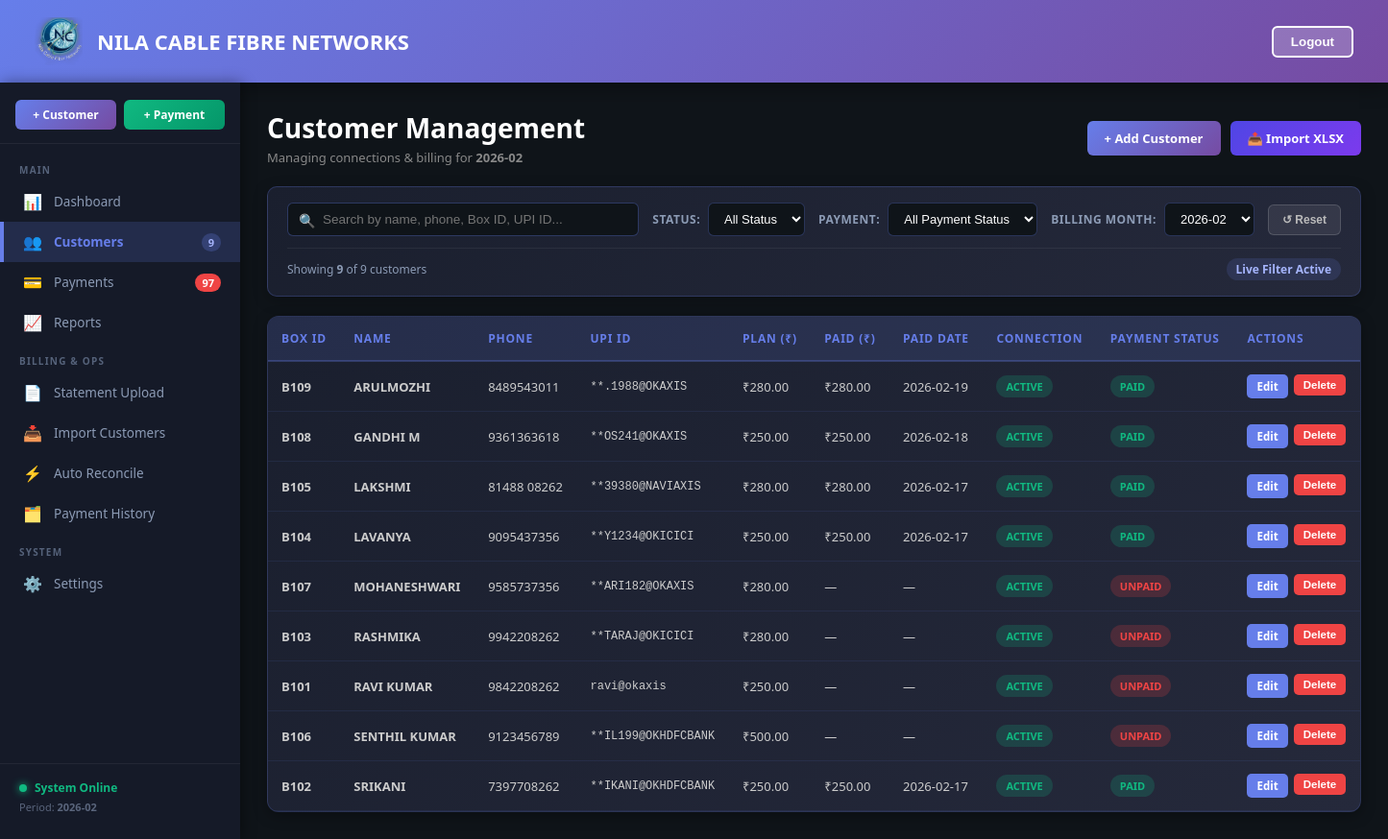
Page /customers on the committed database.
### tables this page shows
CREATE TABLE customer (
    customer_id INTEGER PRIMARY KEY AUTOINCREMENT,
    box_id TEXT UNIQUE NOT NULL,
    name TEXT NOT NULL,
    phone TEXT NOT NULL,
    phone_number TEXT NOT NULL,
    subscription REAL NOT NULL,
    status TEXT NOT NULL,
    paid_status TEXT NOT NULL DEFAULT 'unpaid',
    connection_id TEXT,
    plan_amount REAL,
    upi_id TEXT
);

CREATE TABLE payment (
    payment_id INTEGER PRIMARY KEY AUTOINCREMENT,
    customer_id INTEGER,
    phone TEXT,
    amount REAL NOT NULL,
    payment_date TEXT NOT NULL,
    month TEXT NOT NULL,
    upi_id TEXT,
    transaction_id TEXT UNIQUE,
    status TEXT NOT NULL,
    FOREIGN KEY(customer_id) REFERENCES customer(customer_id)
);

### app.py (the view)
@app.route("/customers")
def customers():
    available_months = get_available_months()
    customers_list = get_all_customers()
    enhanced = []
    requested_month = request.args.get("month", "").strip()
    month = requested_month or get_default_billing_month()
    for c in customers_list:
        cust = dict(c)
        cust['txn_id_from_payment'] = ''
        cust['payment_amount'] = ''
        cust['payment_month'] = month
        cust['payment_date'] = ''
        payment = get_paid_payment_for_customer(cust['customer_id'], month)
        if payment:
            cust['txn_id_from_payment'] = payment['transaction_id']
            cust['payment_amount'] = payment['amount']
            cust['payment_date'] = payment['payment_date']
            if cust.get('paid_status') != 'paid':
                conn = get_db_connection()
                conn.execute("UPDATE customer SET paid_status='paid' WHERE customer_id=?", (cust['customer_id'],))
                conn.commit()
                conn.close()
            cust['paid_status'] = 'paid'
        else:
            cust['paid_status'] = 'unpaid'
        enhanced.append(cust)
    conn = get_db_connection()
    pending_row = conn.execute("SELECT COUNT(*) as cnt FROM payment WHERE status IN ('Needs Verification', 'Unidentified Payment')").fetchone()
    pending_review_count = pending_row['cnt'] if pending_row else 0
    active_row = conn.execute("SELECT COUNT(*) as cnt FROM customer WHERE LOWER(status) = 'active'").fetchone()
    active_customers_count = active_row['cnt'] if active_row else 0
    conn.close()
    return render_template(
        "view_customers.html",
        customers=enhanced,
        selected_month=month,
        available_months=available_months,
        pending_review_count=pending_review_count,
        active_customers_count=active_customers_count
    )

### app.py (called while the page is built)
def get_db_connection():
    conn = sqlite3.connect(DATABASE, timeout=30.0)
    conn.execute("PRAGMA journal_mode=WAL;")
    conn.execute("PRAGMA busy_timeout = 30000;")
    conn.row_factory = sqlite3.Row
    return conn

def normalize_customer_row(row):
    if not row:
        return None
    data = dict(row)
    data['customer_id'] = data.get('customer_id') or data.get('id')
    data['id'] = data['customer_id']
    data['phone'] = data.get('phone_number') or data.get('phone')
    data['plan_amount'] = data.get('plan_amount') or data.get('subscription')
    return data

def get_all_customers():
    conn = get_db_connection()
    rows = conn.execute('SELECT * FROM customer ORDER BY name').fetchall()
    conn.close()
    return [normalize_customer_row(r) for r in rows]

def get_paid_payment_for_customer(customer_id, month):
    conn = get_db_connection()
    payment = conn.execute(
        '''
        SELECT *
        FROM payment
        WHERE customer_id = ? AND month = ? AND status = ?
        ORDER BY payment_date DESC, payment_id DESC
        LIMIT 1
        ''',
        (customer_id, month, 'Paid')
    ).fetchone()
    conn.close()
    return payment

def get_latest_paid_month():
    conn = get_db_connection()
    row = conn.execute("SELECT MAX(month) as m FROM payment WHERE status = ?", ('Paid',)).fetchone()
    conn.close()
    return (row['m'] if row and row['m'] else None)

def get_default_billing_month():
    return get_latest_paid_month() or datetime.now().strftime('%Y-%m')

def get_available_months():
    conn = get_db_connection()
    rows = conn.execute("SELECT DISTINCT month FROM payment WHERE month IS NOT NULL AND month != '' ORDER BY month DESC").fetchall()
    conn.close()
    months = [r['month'] for r in rows if r['month']]
    current = datetime.now().strftime('%Y-%m')
    if current not in months:
        months.append(current)
    return sorted(list(set(months)), reverse=True)

### templates/view_customers.html (shortened to what this page needs)
<!DOCTYPE html>
<html lang="en">
<head>
</head>
<body>
    <header>
        <div class="header-left">
            <div class="logo-small"><img src="{{ url_for('static', filename='nila_logo.png') }}" alt="Nila Cable logo"></div>
            <h1>NILA CABLE FIBRE NETWORKS</h1>
        </div>
        <div class="header-right">
            <button onclick="logout()">Logout</button>
        </div>
    </header>
    <div class="container">
        <div class="sidebar">
            <div class="sidebar-quick-actions">
                <a href="/add-customer" class="quick-btn">+ Customer</a>
                <a href="/add-payment" class="quick-btn accent">+ Payment</a>
            </div>
            <div class="nav-section-title">MAIN</div>
            <div class="nav-item" data-route="/dashboard" onclick="navigateTo('/dashboard')">
                <span class="nav-icon">📊</span>
                <span class="nav-label">Dashboard</span>
            </div>
            <div class="nav-item" data-route="/customers" onclick="navigateTo('/customers')">
                <span class="nav-icon">👥</span>
                <span class="nav-label">Customers</span>
                {% if active_customers_count is defined and active_customers_count %}
                <span class="nav-badge count">{{ active_customers_count }}</span>
                {% endif %}
            </div>
            <div class="nav-item" data-route="/payments" onclick="navigateTo('/payments')">
                <span class="nav-icon">💳</span>
                <span class="nav-label">Payments</span>
                {% if pending_review_count is defined and pending_review_count > 0 %}
                <span class="nav-badge alert" title="{{ pending_review_count }} payments need verification">{{ pending_review_count }}</span>
                {% endif %}
            </div>
            <div class="nav-item" data-route="/reports" onclick="navigateTo('/reports')">
                <span class="nav-icon">📈</span>
                <span class="nav-label">Reports</span>
            </div>
            <div class="nav-section-title">BILLING & OPS</div>
            <div class="nav-item" data-route="/upload_statement" onclick="navigateTo('/upload_statement')">
                <span class="nav-icon">📄</span>
                <span class="nav-label">Statement Upload</span>
            </div>
            <div class="nav-item" data-route="/upload-customers" onclick="navigateTo('/upload-customers')">
                <span class="nav-icon">📥</span>
                <span class="nav-label">Import Customers</span>
            </div>
            <div class="nav-item" data-route="/process_payments" onclick="navigateTo('/process_payments')">
                <span class="nav-icon">⚡</span>
                <span class="nav-label">Auto Reconcile</span>
            </div>
            <div class="nav-item" data-route="/payment_history" onclick="navigateTo('/payment_history')">
                <span class="nav-icon">🗂️</span>
                <span class="nav-label">Payment History</span>
            </div>
            <div class="nav-section-title">SYSTEM</div>
            <div class="nav-item" data-route="/settings" onclick="navigateTo('/settings')">
                <span class="nav-icon">⚙️</span>
                <span class="nav-label">Settings</span>
            </div>
            <div class="sidebar-footer">
                <div class="system-status">
                    <span class="status-dot"></span>
                    <span>System Online</span>
                </div>
                <div class="system-info">Period: <strong>{{ selected_month }}</strong></div>
            </div>
        </div>
        <div class="main-content">
            <div class="page-header">
                <div>
                    <h2>Customer Management</h2>
                    <span style="font-size:13px; color:#888;">Managing connections & billing for <strong>{{ selected_month }}</strong></span>
                </div>
                <div class="header-actions">
                    <a href="/add-customer" class="btn-add">+ Add Customer</a>
                    <a href="/upload-customers" class="btn-add secondary">📤 Import XLSX</a>
                </div>
            </div>
            <div class="filter-card">
                <div class="filter-row">
                    <div class="search-box">
                        <span class="search-icon">🔍</span>
                        <input type="text" id="customerSearch" placeholder="Search by name, phone, Box ID, UPI ID..." oninput="applyFilters()" autofocus>
                    </div>
                    <div class="filter-group">
                        <label for="connectionFilter">Status:</label>
                        <select id="connectionFilter" onchange="applyFilters()">
                            <option value="all">All Status</option>
                        </select>
                    </div>
                    <div class="filter-group">
                        <label for="paymentFilter">Payment:</label>
                        <select id="paymentFilter" onchange="applyFilters()">
                            <option value="all">All Payment Status</option>
                        </select>
                    </div>
                    <div class="filter-group">
                        <label for="monthFilter">Billing Month:</label>
                        <select id="monthFilter" onchange="changeBillingMonth(this.value)">
                            {% for m in available_months %}
                            <option value="{{ m }}" {% if m == selected_month %}selected{% endif %}>{{ m }}</option>
                            {% endfor %}
                        </select>
                    </div>
                    <button type="button" class="btn-reset" onclick="resetFilters()" title="Reset all filters">↺ Reset</button>
                </div>
                <div class="filter-status-bar">
                    <span id="filterSummary">Showing <strong id="visibleCount">{{ customers|length }}</strong> of {{ customers|length }} customers</span>
                    <span class="match-pill" id="activeFilterPill">Live Filter Active</span>
                </div>
            </div>
            {% if customers %}
            <div class="table-wrapper">
                <table id="customerTable">
                    <thead>
                        <tr>
                            <th>Box ID</th>
                            <th>Name</th>
                            <th>Phone</th>
                            <th>UPI ID</th>
                            <th>Plan (₹)</th>
                            <th>Paid (₹)</th>
                            <th>Paid Date</th>
                            <th>Connection</th>
                            <th>Payment Status</th>
                            <th>Actions</th>
                        </tr>
                    </thead>
                    <tbody id="customerTableBody">
                        {% for customer in customers %}
                        <tr class="customer-row"
                            data-name="{{ customer['name']|lower }}"
                            data-phone="{{ customer['phone'] }}"
                            data-boxid="{{ customer['box_id']|lower }}"
                            data-upi="{{ customer.get('upi_id', '')|lower }}"
                            data-connection="{{ customer['status']|lower }}"
                            data-payment="{{ customer['paid_status']|lower }}">
                            <td><strong>{{ customer['box_id'] }}</strong></td>
                            <td class="cust-name"><strong>{{ customer['name'] }}</strong></td>
                            <td>{{ customer['phone'] }}</td>
                            <td style="font-family: monospace; font-size: 12px;">{{ customer.get('upi_id','—') }}</td>
                            <td>₹{{ "%.2f"|format(customer.get('plan_amount') or customer['subscription']) }}</td>
                            <td>{{ "₹%.2f"|format(customer['payment_amount']) if customer['payment_amount'] else '—' }}</td>
                            <td>{{ customer['payment_date'] or '—' }}</td>
                            <td>
                                <span class="badge {% if customer['status'] == 'active' %}active{% else %}inactive{% endif %}">
                                    {{ customer['status']|upper }}
                                </span>
                            </td>
                            <td>
                                <span class="badge {% if customer['paid_status'] == 'paid' %}active{% else %}inactive{% endif %}">
                                    {{ customer['paid_status']|upper }}
                                </span>
                            </td>
                            <td>
                                <div class="actions">
                                    <a href="/edit-customer/{{ customer['id'] }}" class="btn-small btn-edit">Edit</a>
                                    <form method="POST" action="/delete-customer/{{ customer['id'] }}" style="display: inline;" onsubmit="return confirm('Are you sure you want to delete customer {{ customer['name'] }}?');">
                                        <button type="submit" class="btn-small btn-delete">Delete</button>
                                    </form>
                                </div>
                            </td>
                        </tr>
                        {% endfor %}
                    </tbody>
                </table>
            </div>
            {% endif %}
        </div>
    </div>
</body>
</html>

### rows in the picture
customer: box_id "B109", name "ARULMOZHI", phone "8489543011", get "**.1988@OKAXIS", plan_amount "280.00", status "ACTIVE"
payment: amount "₹280.00", payment_date "2026-02-19"
customer: box_id "B108", name "GANDHI M", phone "9361363618", get "**OS241@OKAXIS", plan_amount "250.00", status "ACTIVE"
payment: amount "₹250.00", payment_date "2026-02-18"
customer: box_id "B105", name "LAKSHMI", phone "81488 08262", get "**39380@NAVIAXIS", plan_amount "280.00", status "ACTIVE"
payment: amount "₹280.00", payment_date "2026-02-17"
customer: box_id "B104", name "LAVANYA", phone "9095437356", get "**Y1234@OKICICI", plan_amount "250.00", status "ACTIVE"
payment: amount "₹250.00", payment_date "2026-02-17"
customer: box_id "B107", name "MOHANESHWARI", phone "9585737356", get "**ARI182@OKAXIS", plan_amount "280.00", payment_amount "—", customer "—", status "ACTIVE", paid_status "UNPAID"
customer: box_id "B103", name "RASHMIKA", phone "9942208262", get "**TARAJ@OKICICI", plan_amount "280.00", payment_amount "—", customer "—", status "ACTIVE", paid_status "UNPAID"
customer: box_id "B101", name "RAVI KUMAR", phone "9842208262", get "ravi@okaxis", plan_amount "250.00", payment_amount "—", customer "—", status "ACTIVE", paid_status "UNPAID"
customer: box_id "B106", name "SENTHIL KUMAR", phone "9123456789", get "**IL199@OKHDFCBANK", plan_amount "500.00", payment_amount "—", customer "—", status "ACTIVE", paid_status "UNPAID"
customer: box_id "B102", name "SRIKANI", phone "7397708262", get "**IKANI@OKHDFCBANK", plan_amount "250.00", status "ACTIVE"
payment: amount "₹250.00", payment_date "2026-02-17"

### other values in the picture
{{ active_customers_count }} "9"
{{ pending_review_count }} "97"
{{ selected_month }} "2026-02"
{{ customers|length }} "9"
{{ customer['paid_status']|upper }} "PAID" "PAID" "PAID" "PAID" "PAID"
form field value "2026-02"
